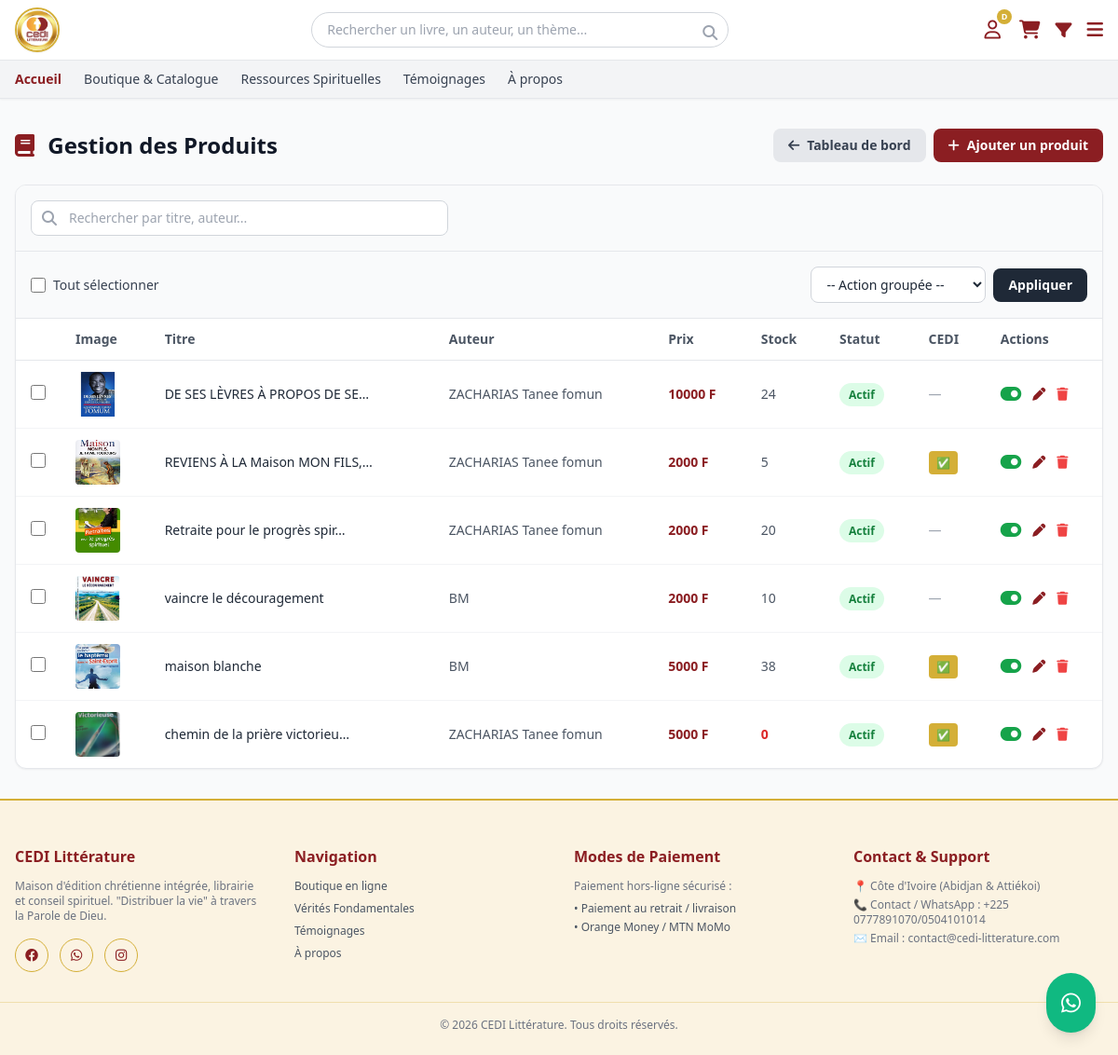
/admin_produits/ (signed in), run on an earlier commit of the app's database.
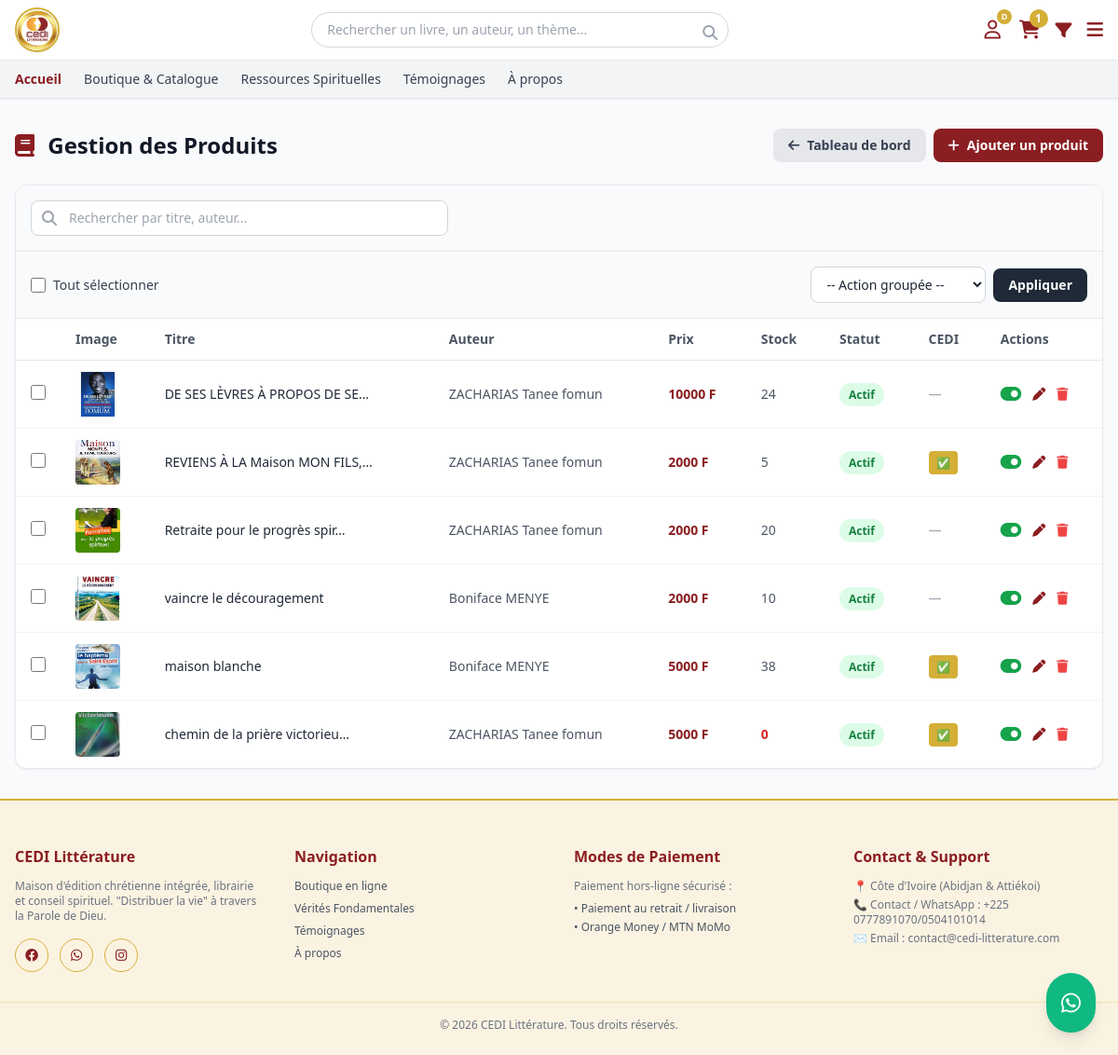
And on a later commit of the database.
### appcedi/models.py (models this page shows, shortened)
class Produit(models.Model):
    TYPES = (('livre', 'Livre'), ('bible', 'Bible'), ('cd', 'CD'), ('cadeau', 'Cadeau'))
    titre = models.CharField(max_length=255)
    auteur = models.CharField(max_length=255, blank=True, null=True)
    editeur = models.CharField(max_length=255, blank=True, null=True)
    isbn = models.CharField(max_length=20, blank=True, null=True)
    description = models.TextField()
    nombre_pages = models.PositiveIntegerField(blank=True, null=True, verbose_name="Nombre de pages")
    prix = models.IntegerField()
    poids = models.FloatField(blank=True, null=True)
    type_produit = models.CharField(max_length=20, choices=TYPES, default='livre')
    est_edition_cedi = models.BooleanField(default=False)
    quantite_stock = models.IntegerField(default=0)
    seuil_alerte = models.IntegerField(default=3)
    statut = models.BooleanField(default=True)
    categories = models.ManyToManyField(Categorie, through='ProduitCategorie', blank=True)
    def image_principale(self):
        img = self.images.filter(est_principale=True).first()
        if not img:
            img = self.images.first()
        return img

class Image(models.Model):
    produit = models.ForeignKey(Produit, on_delete=models.CASCADE, related_name='images')
    url_image = models.ImageField(upload_to='produits/')
    est_principale = models.BooleanField(default=False)

### appcedi/views.py (the view)
# urls.py: path('admin_produits/', views.liste_produits, name='liste_produits'),
@login_required
@user_passes_test(est_admin_ou_gestionnaire)
def liste_produits(request):
    query = request.GET.get('q', '').strip()
    produits = Produit.objects.all().order_by('-id')
    if query:
        produits = produits.filter(
            Q(titre__icontains=query) |
            Q(auteur__icontains=query) |
            Q(isbn__icontains=query)
        )
    if request.headers.get('x-requested-with') == 'XMLHttpRequest':
        html = render_to_string('appcedi/admin/partials/_produits_rows.html', {'produits': produits})
        return JsonResponse({'html': html})
    return render(request, 'appcedi/admin/liste_produits.html', {'produits': produits})

### appcedi/context_processors.py (called while the page is built, shortened)
def panier_context(request):
    panier = None
    nombre_articles = 0
    souhaits_ids = []
    if request.user.is_authenticated:
        try:
            panier = Panier.objects.get(utilisateur=request.user)
        except Panier.DoesNotExist:
            pass
        souhaits_ids = list(ListeSouhaits.objects.filter(utilisateur=request.user).values_list('produit_id', flat=True))
    if panier:
        nombre_articles = sum(article.quantite for article in panier.articles.all())
    return {
        'nombre_articles_panier': nombre_articles,
        'categories_menu': Categorie.objects.all(),
        'souhaits_ids': souhaits_ids, # 👈 Ajouté ici
    }

### appcedi/views.py (called while the page is built)
def est_admin_ou_gestionnaire(user):
    return user.is_superuser or (hasattr(user, 'role') and user.role in ['admin', 'gestionnaire_stock'])

### templates/appcedi/admin/liste_produits.html (shortened to what this page needs)
{% extends 'appcedi/admin/base_admin.html' %}
{% block admin_title %}<i class="fa-solid fa-book text-cediRed mr-2"></i> Gestion des Produits{% endblock %}
{% block admin_actions %}
<div class="flex flex-wrap items-center gap-2">
    <a href="{% url 'tableau_de_bord' %}" class="bg-gray-200 text-gray-700 px-4 py-2 rounded-lg hover:bg-gray-300 transition text-sm font-bold flex items-center gap-2">
        <i class="fa-solid fa-arrow-left"></i> Tableau de bord
    </a>
    <a href="{% url 'ajouter_produit' %}" class="bg-cediRed text-white px-4 py-2 rounded-lg hover:bg-cediRedDark transition text-sm font-bold flex items-center gap-2">
        <i class="fa-solid fa-plus"></i> Ajouter un produit
    </a>
</div>
{% endblock %}
{% block admin_content %}
<div class="bg-white rounded-xl shadow-sm border border-gray-200 overflow-hidden">
    <div class="p-4 border-b border-gray-200 bg-gray-50">
        <div class="relative w-full md:max-w-md">
            <i class="fa-solid fa-magnifying-glass absolute left-3 top-1/2 -translate-y-1/2 text-gray-400"></i>
            <input type="text" id="search-produits" placeholder="Rechercher par titre, auteur..."
                   class="w-full pl-10 pr-4 py-2 border border-gray-300 rounded-lg text-sm focus:outline-none focus:border-cediRed focus:ring-1 focus:ring-cediRed transition">
        </div>
    </div>
    <form method="POST" action="{% url 'actions_produits_bulk' %}" id="bulk-form">
        <div class="p-4 border-b border-gray-200 bg-gray-50 flex flex-col sm:flex-row items-stretch sm:items-center justify-between gap-4">
            <div class="flex items-center gap-2">
                <input type="checkbox" id="select-all" class="accent-cediRed w-4 h-4 cursor-pointer">
                <label for="select-all" class="text-sm font-medium text-gray-700 cursor-pointer">Tout sélectionner</label>
            </div>
            <div class="flex items-center gap-2">
                <select name="action" required class="border border-gray-300 rounded-lg px-3 py-2 text-sm focus:outline-none focus:border-cediRed bg-white w-full sm:w-auto">
                    <option value="">-- Action groupée --</option>
                </select>
                <button type="submit" onclick="return confirm('Appliquer cette action aux produits sélectionnés ?');" class="bg-gray-800 text-white px-4 py-2 rounded-lg text-sm font-bold hover:bg-gray-900 transition whitespace-nowrap">
                    Appliquer
                </button>
            </div>
        </div>
        <div class="overflow-x-auto">
            <table class="w-full text-sm">
                <thead class="bg-white border-b border-gray-200">
                    <tr>
                        <th class="px-4 py-3 text-center w-10"></th>
                        <th class="px-4 py-3 text-left font-semibold text-gray-600">Image</th>
                        <th class="px-4 py-3 text-left font-semibold text-gray-600">Titre</th>
                        <th class="px-4 py-3 text-left font-semibold text-gray-600">Auteur</th>
                        <th class="px-4 py-3 text-left font-semibold text-gray-600">Prix</th>
                        <th class="px-4 py-3 text-left font-semibold text-gray-600">Stock</th>
                        <th class="px-4 py-3 text-left font-semibold text-gray-600">Statut</th>
                        <th class="px-4 py-3 text-left font-semibold text-gray-600">CEDI</th>
                        <th class="px-4 py-3 text-left font-semibold text-gray-600">Actions</th>
                    </tr>
                </thead>
                <tbody id="produits-tbody" class="divide-y divide-gray-100">
                    {% include 'appcedi/admin/partials/_produits_rows.html' %}
                </tbody>
            </table>
        </div>
    </form>
</div>
{% endblock %}

### templates/appcedi/base.html (shortened to what the changed rows need)
{% load static %}
<!DOCTYPE html>
<html lang="fr">
<head>
    <script src="https://cdn.tailwindcss.com"></script>
    <link rel="stylesheet" href="https://cdnjs.cloudflare.com/ajax/libs/font-awesome/6.4.0/css/all.min.css">
</head>
<body class="bg-gray-50 text-gray-800 font-sans flex flex-col min-h-screen">
<header class="bg-white shadow-sm sticky top-0 z-50">
   <div class="max-w-7xl mx-auto px-4 py-2 flex items-center justify-between gap-4">
        <div class="flex items-center gap-4 text-gray-700" id="iconsRow">
<a href="{% url 'voir_panier' %}" class="hover:text-cediRed relative transition" title="Mon panier">
    <i class="fa-solid fa-cart-shopping text-xl text-cediRed"></i>
    {% if nombre_articles_panier > 0 %}
        <span class="absolute -top-2 -right-2 bg-cediGold text-white text-xs w-5 h-5 rounded-full flex items-center justify-center font-bold">
            {{ nombre_articles_panier }}
        </span>
    {% endif %}
</a>
        </div>
    </div>
</header>
    {% block content %}{% endblock %}
</body>
</html>

### templates/appcedi/admin/partials/_produits_rows.html
{% for produit in produits %}
<tr class="hover:bg-gray-50">
    <td class="px-4 py-3 text-center">
        <input type="checkbox" name="produit_ids" value="{{ produit.id }}" class="product-checkbox accent-cediRed w-4 h-4 cursor-pointer">
    </td>
    <td class="px-4 py-3">
        {% with produit.image_principale as img %}
           {% if img %}
           <img src="{{ img.url_image.url }}" class="w-12 h-12 object-cover rounded" alt="{{ produit.titre }}">
            {% else %}
            <div class="w-12 h-12 bg-gray-200 rounded flex items-center justify-center text-gray-400 text-xs">📷</div>
            {% endif %}
        {% endwith %}
    </td>
    <td class="px-4 py-3 font-medium text-gray-800">{{ produit.titre|truncatechars:30 }}</td>
    <td class="px-4 py-3 text-gray-600">{{ produit.auteur|default:"-" }}</td>
    <td class="px-4 py-3 font-bold text-cediRed">{{ produit.prix|floatformat:0 }} F</td>
    <td class="px-4 py-3 {% if produit.quantite_stock < 3 %}text-red-600 font-bold{% else %}text-gray-600{% endif %}">
        {{ produit.quantite_stock }}
    </td>
    <td class="px-4 py-3">
        {% if produit.statut == True or produit.statut == 'actif' or produit.statut == 'ACTIF' %}
            <span class="bg-green-100 text-green-700 text-xs px-2.5 py-1 rounded-full font-semibold">Actif</span>
        {% else %}
            <span class="bg-gray-100 text-gray-600 text-xs px-2.5 py-1 rounded-full font-semibold">Inactif</span>
        {% endif %}
    </td>
    <td class="px-4 py-3">{% if produit.est_edition_cedi %}<span class="bg-cediGold text-white text-xs px-2 py-1 rounded">✅</span>{% else %}<span class="text-gray-400">—</span>{% endif %}</td>
    <td class="px-4 py-3">
        <div class="flex items-center gap-3">
            <a href="{% url 'basculer_statut_produit' produit.id %}" title="Basculer statut" class="{% if produit.statut == True or produit.statut == 'actif' or produit.statut == 'ACTIF' %}text-green-600 hover:text-green-800{% else %}text-gray-400 hover:text-gray-600{% endif %} transition text-base">
                {% if produit.statut == True or produit.statut == 'actif' or produit.statut == 'ACTIF' %}
                    <i class="fa-solid fa-toggle-on text-xl"></i>
                {% else %}
                    <i class="fa-solid fa-toggle-off text-xl"></i>
                {% endif %}
            </a>
            <a href="{% url 'modifier_produit' produit.id %}" class="text-cediRed hover:text-cediRedDark transition" title="Modifier"><i class="fa-solid fa-pen"></i></a>
            <a href="{% url 'supprimer_produit' produit.id %}" class="text-red-500 hover:text-red-700 transition" title="Supprimer"><i class="fa-solid fa-trash"></i></a>
        </div>
    </td>
</tr>
{% empty %}
<tr>
    <td colspan="9" class="px-4 py-8 text-center text-gray-500">Aucun produit trouvé. <a href="{% url 'ajouter_produit' %}" class="text-cediRed hover:underline">Ajoutez-en un !</a></td>
</tr>
{% endfor %}

What changed in the data, as far as the page shows it:
changed Produit "vaincre le découragement": auteur "BM" → "Boniface MENYE"
changed Produit "maison blanche": auteur "BM" → "Boniface MENYE"
Also different on the page:
{{ nombre_articles_panier }}: (not shown) → "1"
